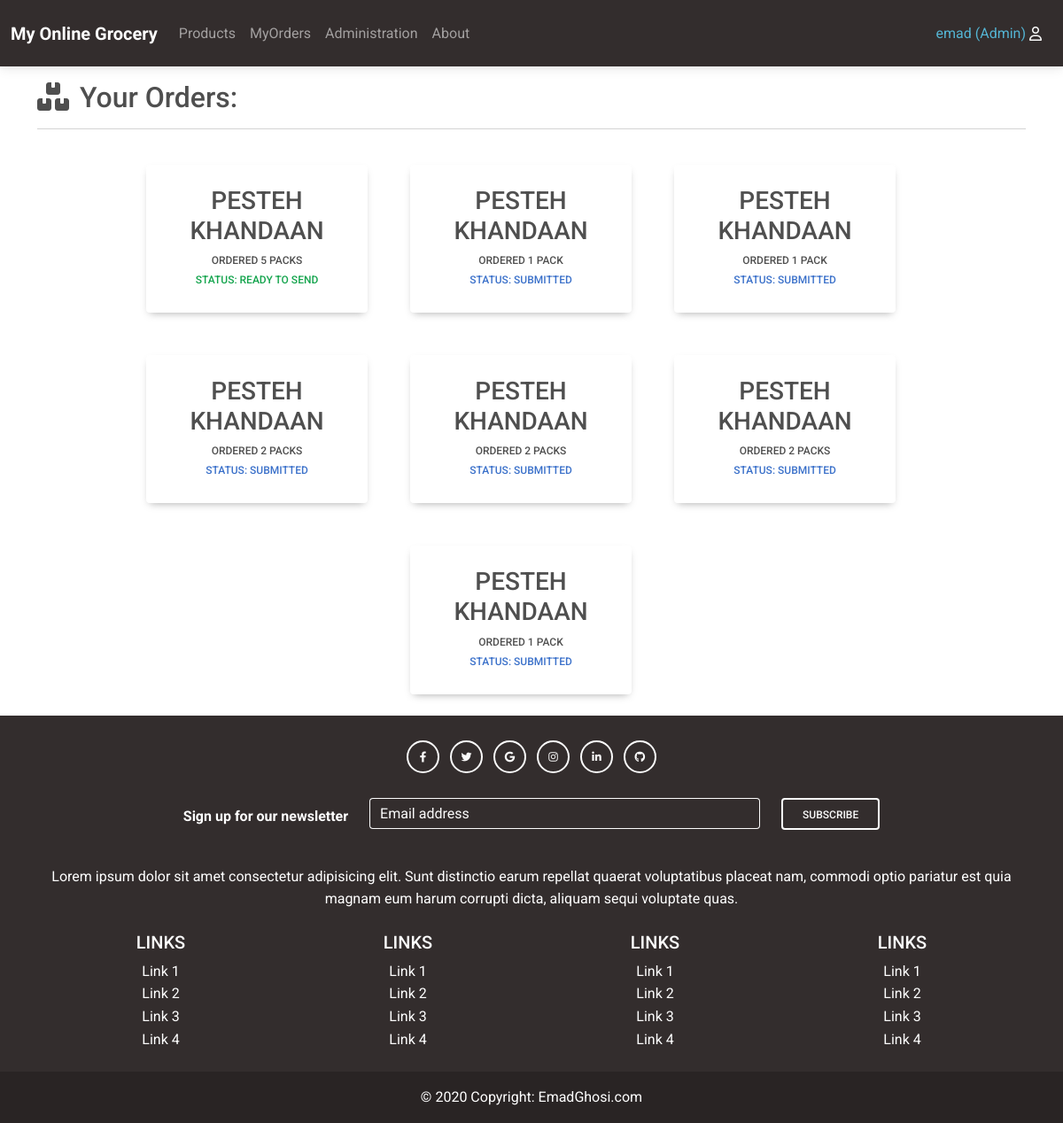
/orderlist/1/ (signed in), run on the app's committed database.
### accounts/models.py (models this page shows, shortened)
class CustomUser(AbstractUser):
    email = models.CharField(max_length=100)
    city = models.ForeignKey(City,
            related_name='user_city',
            default='',
            null=True,
            on_delete=models.CASCADE
            )
    supplier = models.ForeignKey(Supplier,
                related_name='user_supplier',
                default='',
                null=True,
                on_delete=models.CASCADE
            )

### shop/models.py (models this page shows, shortened)
class Order(models.Model):
    user = models.ForeignKey(CustomUser,
            on_delete=models.CASCADE)
    product = models.ForeignKey(Stock,
            on_delete=models.CASCADE)
    quantity = models.PositiveIntegerField(null=False, blank=False, default=0)
    Submitted = 'submitted'
    ReadyToSend = 'ready to send'
    Status_Options = [(Submitted, 'submitted'),
        (ReadyToSend, 'ready to send'),]
    status = models.CharField(max_length=50, choices=Status_Options, default=Submitted)

### inventory/models.py (models this page shows, shortened)
class Stock(models.Model):
    product = models.ForeignKey(Product,
            related_name='stock_product',
            on_delete=models.CASCADE,)
    inventory = models.ForeignKey(Inventory,
            related_name='stock_inventory',
            on_delete=models.CASCADE,)
    quantity = models.PositiveIntegerField(default=0)

class Product(models.Model):
    name = models.CharField(max_length=100)
    price = models.DecimalField(max_digits=10, decimal_places=2, default=0)
    type = models.ForeignKey(ProductType,
            related_name='product_type',
            on_delete=models.CASCADE,)
    unit = models.ForeignKey(Unit,
            related_name='product_unit',
            on_delete=models.CASCADE,)

class Unit(models.Model):
    name = models.CharField(max_length=100)

### shop/views.py (the view)
# urls.py: path('orderlist/<int:pk>/', views.OrderListView.as_view(), name='orderlist'),
class OrderListView(LoginRequiredMixin, ListView):
    model = Order
    template_name= 'orderlist.html'
    def get_queryset(self):
        userid = self.kwargs['pk']
        return Order.objects.filter(user=userid)

### templates/orderlist.html (shortened to what this page needs)
{% extends 'base.html' %}
{% load static %}
{% block content %}
<html>
<head>
  <link
  href="https://cdnjs.cloudflare.com/ajax/libs/font-awesome/6.0.0/css/all.min.css"
  rel="stylesheet"
/>
<link
  href="https://cdnjs.cloudflare.com/ajax/libs/mdb-ui-kit/6.4.0/mdb.min.css"
  rel="stylesheet"
/>
</head>
<body>
    <div >
      <div class="mt-3">
        <i class="fas fa-boxes-stacked fa-2x"></i>
        <span class="h2 m-2">Your Orders:<span>
          <hr>
        </div>
        <div class="row">
          <div class="row justify-content-center">
            {% for item in object_list %}
            <div class="btn border-secondary p-4 m-4 align-center text-center  bg-white rounded "
            style="width: 250px; ">
              <div>
                <div class="card-body">
                  <h3 class="text-center ">{{ item.product.product.name }}</h3>
                  <p class=" text-center m-1 ">ordered {{ item.quantity }} {{item.product.product.unit.name}}{% if item.quantity != 1 %}s
                    {% endif %}
                </p>
                <p class="card-text m-1 {% if item.status == 'submitted' %} text-primary {% else %} text-success {% endif %} text-center">
                    Status: {{item.status}}
                </p>
                </div>
              </div>
            </div>
            {% endfor %}
          </div>
        </div>
      </div>
</body>
</html>
{% endblock content %}

### templates/base.html (shortened to what this page needs)
{% load static %}
<html >
    <head>
        <link
          href="https://cdnjs.cloudflare.com/ajax/libs/font-awesome/6.0.0/css/all.min.css"
          rel="stylesheet"
        />
        <link
          href="https://cdnjs.cloudflare.com/ajax/libs/mdb-ui-kit/6.4.0/mdb.min.css"
          rel="stylesheet"
        />
        <link rel="stylesheet" href="{% static 'css/base.css' %}">
  </head >
  <body class="page-container" >
    <div class="content-wrap">
      <nav role="navigation" style=" background: rgb(255,255,255);
      background: linear-gradient(38deg,  rgba(131,234,255,1) 0%, rgba(255,255,255,1) 100%),; "
      class="navbar bg-dark   navbar-expand-lg navbar-dark">
      <div  class="container-fluid ">
    <div class="collapse navbar-collapse" id="navbarSupportedContent">
      <a class="navbar-brand mt-2 mt-lg-0" href="{% url 'shop' %}">
       <b>My Online Grocery</b>
      </a>
      <ul class="navbar-nav me-auto mb-2 mb-lg-0">
        <li class="nav-item">
          <a class="nav-link" href="{% url 'shop' %}">Products</a>
        </li>
        {% if user.is_authenticated %}
            <li class="nav-item">
              <a class="nav-link" href="{% url 'orderlist' pk=user.id  %}">MyOrders</a>
            </li>
            {% endif %}
            {% if user.is_superuser %}
            <li  class="nav-item">
              <a class="nav-link" href="{% url 'adminpanel' %}">Administration</a>
            </li>
            {% endif %}
            <li class="nav-item">
              <a class="nav-link" href="{% url 'about' %}">About</a>
            </li>
      </ul>
    </div>
    <div class="d-flex align-items-center m-2">
      <div class="dropdown p-1 hover-shadow">
        <a
          class="dropdown-toggle  d-flex align-items-center hidden-arrow"
          href="#"
          id="navbarDropdownMenuAvatar"
          role="button"
          data-mdb-toggle="dropdown"
          aria-expanded="false"
        >
        {% if user.is_authenticated %}
        <span class="text-info m-1 ">{{user.username}}
          {% if user.is_superuser %}
          <span class="text-info ">(Admin) </span>
          {% endif %}
        </span>
        <i class="far fa-user text-light "></i>
        {% endif %}
        </a>
      </div>
    </div>
      </div>
    </nav>
    <section class="container"  >
    {% block content %} {% endblock %}
    </section>
    {% block footer %}
    <div class="footer">
<footer class="bg-dark text-center text-white">
  <div class="container p-4">
    <section class="mb-4">
      <a class="btn btn-outline-light btn-floating m-1" href="#!" role="button"
        ><i class="fab fa-facebook-f"></i
      ></a>
      <a class="btn btn-outline-light btn-floating m-1" href="#!" role="button"
        ><i class="fab fa-twitter"></i
      ></a>
      <a class="btn btn-outline-light btn-floating m-1" href="#!" role="button"
        ><i class="fab fa-google"></i
      ></a>
      <a class="btn btn-outline-light btn-floating m-1" href="#!" role="button"
        ><i class="fab fa-instagram"></i
      ></a>
      <a class="btn btn-outline-light btn-floating m-1" href="#!" role="button"
        ><i class="fab fa-linkedin-in"></i
      ></a>
      <a class="btn btn-outline-light btn-floating m-1" href="https://github.com/emadg-dev/MyOnlineStore" role="button"
        ><i class="fab fa-github"></i
      ></a>
    </section>
    <section class="">
      <form action="">
        <div class="row d-flex justify-content-center">
          <div class="col-auto">
            <p class="pt-2">
              <strong>Sign up for our newsletter</strong>
            </p>
          </div>
          <div class="col-md-5 col-12">
            <div class="form-outline form-white mb-4">
              <input type="email" id="form5Example21" class="form-control" />
              <label class="form-label" for="form5Example21">Email address</label>
            </div>
          </div>
          <div class="col-auto">
            <button type="submit" class="btn btn-outline-light mb-4">
              Subscribe
            </button>
          </div>
        </div>
      </form>
    </section>
    <section class="mb-4">
      <p>
        Lorem ipsum dolor sit amet consectetur adipisicing elit. Sunt distinctio earum
        repellat quaerat voluptatibus placeat nam, commodi optio pariatur est quia magnam
        eum harum corrupti dicta, aliquam sequi voluptate quas.
      </p>
    </section>
    <section class="">
      <div class="row">
        <div class="col-lg-3 col-md-6 mb-4 mb-md-0">
          <h5 class="text-uppercase">Links</h5>
          <ul class="list-unstyled mb-0">
            <li>
              <a href="#!" class="text-white">Link 1</a>
            </li>
            <li>
              <a href="#!" class="text-white">Link 2</a>
            </li>
            <li>
              <a href="#!" class="text-white">Link 3</a>
            </li>
            <li>
              <a href="#!" class="text-white">Link 4</a>
            </li>
          </ul>
        </div>
        <div class="col-lg-3 col-md-6 mb-4 mb-md-0">
          <h5 class="text-uppercase">Links</h5>
          <ul class="list-unstyled mb-0">
            <li>
              <a href="#!" class="text-white">Link 1</a>
            </li>
            <li>
              <a href="#!" class="text-white">Link 2</a>
            </li>
            <li>
              <a href="#!" class="text-white">Link 3</a>
            </li>
            <li>
              <a href="#!" class="text-white">Link 4</a>
            </li>
          </ul>
        </div>
        <div class="col-lg-3 col-md-6 mb-4 mb-md-0">
          <h5 class="text-uppercase">Links</h5>
          <ul class="list-unstyled mb-0">
            <li>
              <a href="#!" class="text-white">Link 1</a>
            </li>
            <li>
              <a href="#!" class="text-white">Link 2</a>
            </li>
            <li>
              <a href="#!" class="text-white">Link 3</a>
            </li>
            <li>
              <a href="#!" class="text-white">Link 4</a>
            </li>
          </ul>
        </div>
        <div class="col-lg-3 col-md-6 mb-4 mb-md-0">
          <h5 class="text-uppercase">Links</h5>
          <ul class="list-unstyled mb-0">
            <li>
              <a href="#!" class="text-white">Link 1</a>
            </li>
            <li>
              <a href="#!" class="text-white">Link 2</a>
            </li>
            <li>
              <a href="#!" class="text-white">Link 3</a>
            </li>
            <li>
              <a href="#!" class="text-white">Link 4</a>
            </li>
          </ul>
        </div>
      </div>
    </section>
  </div>
  <div class="text-center p-3" style="background-color: rgba(0, 0, 0, 0.2);">
    © 2020 Copyright:
    <a class="text-white" href="#">EmadGhosi.com</a>
  </div>
</footer>
    </div>
    {% endblock footer %}
  </div>
  </body>
</html>

### static/css/base.css (style rules this page uses)
body { font-family: "Roboto", -apple-system, BlinkMacSystemFont, "Segoe UI", Roboto, "Helvetica Neue", Arial, "Noto Sans", sans-serif, "Apple Color Emoji", "Segoe UI Emoji", "Segoe UI Symbol", "Noto Color Emoji"; }
h1, h2, h3, h4, h5, h6, .h1, .h2, .h3, .h4, .h5, .h6 { font-family: "Roboto", -apple-system, BlinkMacSystemFont, "Segoe UI", Roboto, "Helvetica Neue", Arial, "Noto Sans", sans-serif, "Apple Color Emoji", "Segoe UI Emoji", "Segoe UI Symbol", "Noto Color Emoji"; }
a { -webkit-transition: .3s all ease; -o-transition: .3s all ease; transition: .3s all ease; }
a, a:hover { text-decoration: none !important; }

### templates/base.html (style rules this page uses)
.page-container { position: relative; min-height: 100vh; }
.content-wrap { padding-bottom: 2.5rem; }
.footer { position: absolute; bottom: 0; width: 100%; height: 2.5rem; }

### data on the page
CustomUser: username "emad"
Order: product.product.name "PESTEH KHANDAAN", quantity "5", product.product.unit.name "PACK", status "READY TO SEND"
Order: product.product.name "PESTEH KHANDAAN", quantity "1", product.product.unit.name "PACK", status "SUBMITTED"
Order: product.product.name "PESTEH KHANDAAN", quantity "1", product.product.unit.name "PACK", status "SUBMITTED"
Order: product.product.name "PESTEH KHANDAAN", quantity "2", product.product.unit.name "PACK", status "SUBMITTED"
Order: product.product.name "PESTEH KHANDAAN", quantity "2", product.product.unit.name "PACK", status "SUBMITTED"
Order: product.product.name "PESTEH KHANDAAN", quantity "2", product.product.unit.name "PACK", status "SUBMITTED"
Order: product.product.name "PESTEH KHANDAAN", quantity "1", product.product.unit.name "PACK", status "SUBMITTED"
